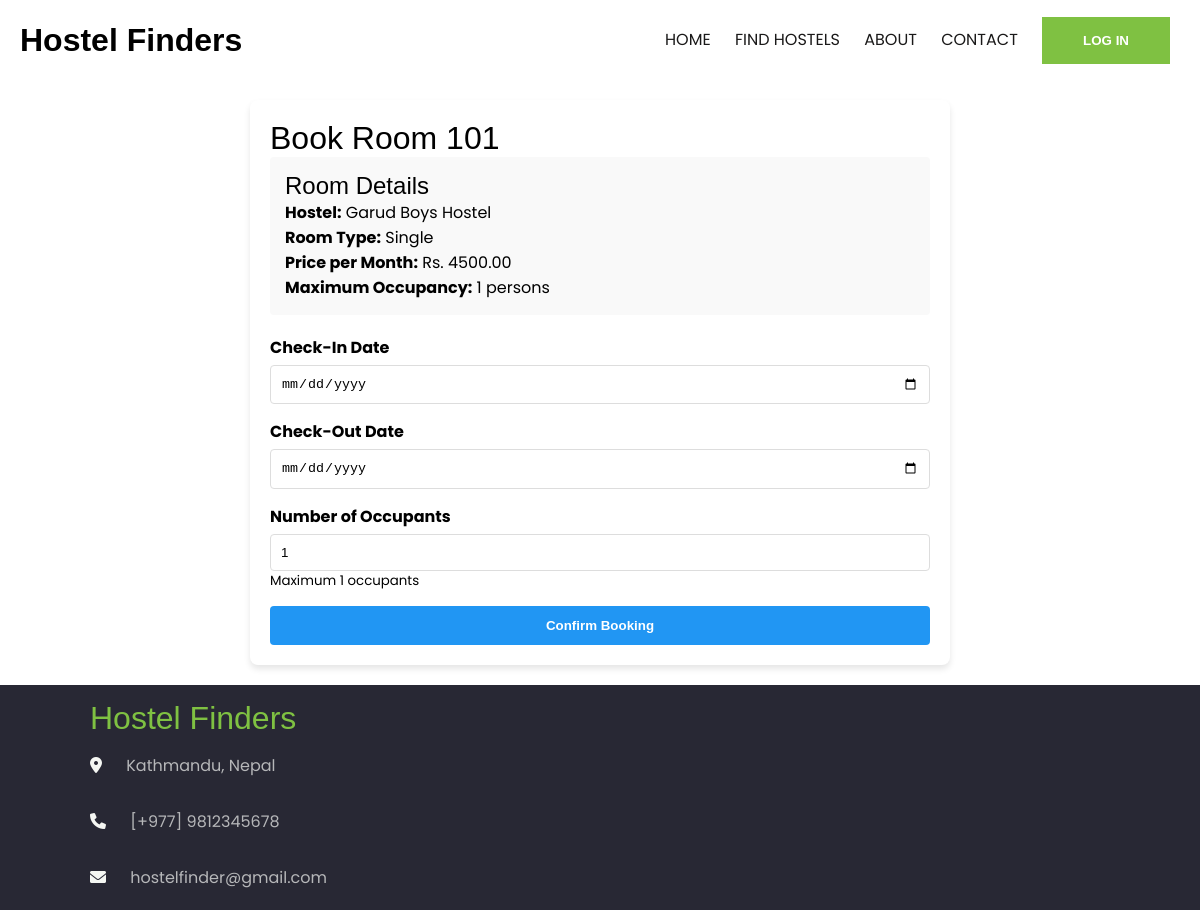
The app's page /user/book_room.php?id=3 with its own data.
### tables this page shows
CREATE TABLE `rooms` (
  `RoomID` int(11) NOT NULL,
  `RoomNumber` varchar(10) NOT NULL,
  `Floor` int(11) DEFAULT NULL,
  `HostelID` int(11) NOT NULL,
  `RoomType` enum('Single','Double','Dorm') NOT NULL,
  `PricePerMonth` decimal(10,2) NOT NULL,
  `AvailabilityStatus` enum('Available','Booked') DEFAULT 'Available',
  `MaxOccupancy` int(11) NOT NULL,
  `HasPrivateBathroom` tinyint(1) DEFAULT 0,
  `HasAirConditioning` tinyint(1) DEFAULT 0,
  `WindowView` enum('Street','Garden','Courtyard','No View') DEFAULT NULL,
  `SquareFootage` decimal(6,2) DEFAULT NULL,
  `FurnishingStatus` enum('Fully Furnished','Partially Furnished','Unfurnished') DEFAULT NULL,
  `AdditionalAmenities` text DEFAULT NULL,
  `CreatedAt` timestamp NOT NULL DEFAULT current_timestamp()
);

CREATE TABLE `hostels` (
  `HostelID` int(11) NOT NULL,
  `Name` varchar(100) NOT NULL,
  `Address` varchar(255) NOT NULL,
  `City` varchar(50) DEFAULT NULL,
  `Description` text DEFAULT NULL,
  `ContactNumber` varchar(15) DEFAULT NULL,
  `AdminID` int(11) DEFAULT NULL,
  `CreatedAt` timestamp NOT NULL DEFAULT current_timestamp(),
  `TotalRooms` int(11) DEFAULT 0,
  `AvailableRooms` int(11) DEFAULT 0
);

### user/book_room.php (the view, shortened to what this page needs)
<?php
include 'header.php';
require_once('../includes/db_connection.php');
$RoomID = intval($_GET['id']);
$query = "SELECT r.*, h.Name as HostelName
          FROM rooms r
          JOIN hostels h ON r.HostelID = h.HostelID
          WHERE r.RoomID = ?";
$stmt = $conn->prepare($query);
$stmt->bind_param("i", $RoomID);
$stmt->execute();
$result = $stmt->get_result();
$room = $result->fetch_assoc();
?>
<!DOCTYPE html>
<html lang="en">
<head>
    <link rel="stylesheet" href="https://cdnjs.cloudflare.com/ajax/libs/font-awesome/6.0.0/css/all.min.css">
    <link rel="stylesheet" href="../assets/css/main.css">
</head>
<body>
    <div class="booking-container">
        <h1>Book Room <?php echo htmlspecialchars($room['RoomNumber']); ?></h1>
        <div class="room-details">
            <h2>Room Details</h2>
            <p><strong>Hostel:</strong> <?php echo htmlspecialchars($room['HostelName']); ?></p>
            <p><strong>Room Type:</strong> <?php echo htmlspecialchars($room['RoomType']); ?></p>
            <p><strong>Price per Month:</strong> Rs. <?php echo htmlspecialchars($room['PricePerMonth']); ?></p>
            <p><strong>Maximum Occupancy:</strong> <?php echo htmlspecialchars($room['MaxOccupancy']); ?> persons</p>
        </div>
        <form method="POST" action="">
            <div class="form-group">
                <label for="check_in_date">Check-In Date</label>
                <input type="date" id="check_in_date" name="check_in_date"
                    min="<?php echo date('Y-m-d'); ?>" required>
            </div>
            <div class="form-group">
                <label for="check_out_date">Check-Out Date</label>
                <input type="date" id="check_out_date" name="check_out_date" required>
            </div>
            <div class="form-group">
                <label for="number_of_occupants">Number of Occupants</label>
                <input type="number" id="number_of_occupants" name="number_of_occupants"
                    min="1" max="<?php echo $room['MaxOccupancy']; ?>"
                    value="1" required>
                <small>Maximum <?php echo $room['MaxOccupancy']; ?> occupants</small>
            </div>
            <button type="submit" class="btn-book">Confirm Booking</button>
        </form>
    </div>
    <?php include 'footer.php'; ?>
</body>
</html>

### assets/css/main.css (style rules this page uses)
* { padding: 0; margin: 0; box-sizing: border-box; }
body { font-family: "Poppins", sans-serif; }
h1, h2 { font-family: sans-serif; font-weight: 400; }
button { border: none; background: none; outline: none; transition: 0.5s; cursor: pointer; }

### user/book_room.php (style rules this page uses)
.booking-container { max-width: 700px; margin: 20px auto; padding: 20px; background-color: white; border-radius: 8px; box-shadow: 0 4px 6px rgba(0, 0, 0, 0.1); }
.form-group { margin-bottom: 15px; }
.form-group label { display: block; margin-bottom: 5px; font-weight: bold; }
.form-group input, .form-group select { width: 100%; padding: 10px; border: 1px solid #ddd; border-radius: 4px; }
.room-details { background-color: #f9f9f9; padding: 15px; border-radius: 4px; margin-bottom: 20px; }
.btn-book { width: 100%; padding: 12px; background-color: #2196F3; color: white; border: none; border-radius: 4px; font-weight: bold; cursor: pointer; transition: background-color 0.3s ease; }

### records on screen
rooms: RoomNumber "101", HostelID.Name "Garud Boys Hostel", RoomType "Single", PricePerMonth "4500.00", MaxOccupancy "1", number_of_occupants "1"
